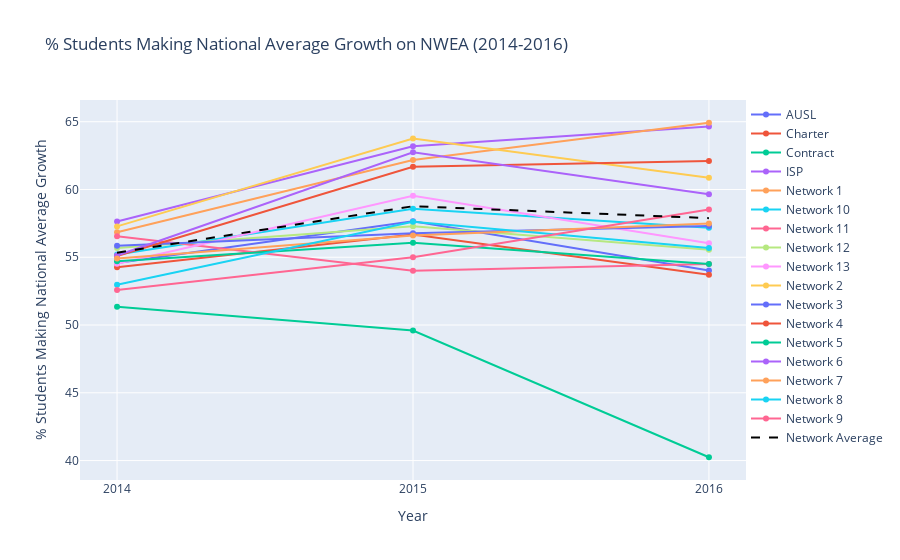

The notebook cell this image was saved under:
### Code cell
# Prepare data for plotting
traces = []
# Step 1: Data Preparation
# Calculate the mean '% Students Making National Average Growth' for each network and each year
network_avg_growth = nwda_growth_df.groupby('Network')[['2014 % Students Making National Average Growth', 
                                              '2015 % Students Making National Average Growth', 
                                              '2016 % Students Making National Average Growth']].mean().reset_index()

# Plotting each network's average growth as a separate line in the plot
for index, row in network_avg_growth.iterrows():
    trace = go.Scatter(
        x=['2014', '2015', '2016'],
        y=row[['2014 % Students Making National Average Growth', '2015 % Students Making National Average Growth', '2016 % Students Making National Average Growth']],
        mode='lines+markers',
        name=row['Network']
    )
    traces.append(trace)

# Adding the overall network average line
average_line = go.Scatter(
    x=['2014', '2015', '2016'],
    y=overall_avg_growth,
    mode='lines',
    name='Network Average',
    line=dict(color='black', dash='dash')
)

traces.append(average_line)

layout = go.Layout(
    title='% Students Making National Average Growth on NWEA (2014-2016)',
    xaxis=dict(title='Year'),
    yaxis=dict(title='% Students Making National Average Growth'),
    legend=dict(x=1, y=1)
)

fig = go.Figure(data=traces, layout=layout)
iplot(fig)

### Figure 1 — Plotly figure (JSON) as saved in the notebook; plotly's stock layout.template omitted (floating-point values rounded to 4 significant figures)
{"data": [{"mode": "lines+markers", "name": "AUSL", "type": "scatter", "x": ["2014", "2015", "2016"], "y": [54.58, 57.65, 54.03]}, {"mode": "lines+markers", "name": "Charter", "type": "scatter", "x": ["2014", "2015", "2016"], "y": [54.26, 56.69, 53.71]}, {"mode": "lines+markers", "name": "Contract", "type": "scatter", "x": ["2014", "2015", "2016"], "y": [51.34, 49.6, 40.25]}, {"mode": "lines+markers", "name": "ISP", "type": "scatter", "x": ["2014", "2015", "2016"], "y": [57.64, 63.18, 64.65]}, {"mode": "lines+markers", "name": "Network 1", "type": "scatter", "x": ["2014", "2015", "2016"], "y": [56.85, 62.18, 64.92]}, {"mode": "lines+markers", "name": "Network 10", "type": "scatter", "x": ["2014", "2015", "2016"], "y": [55.2, 58.58, 57.18]}, {"mode": "lines+markers", "name": "Network 11", "type": "scatter", "x": ["2014", "2015", "2016"], "y": [56.56, 54.01, 54.5]}, {"mode": "lines+markers", "name": "Network 12", "type": "scatter", "x": ["2014", "2015", "2016"], "y": [55.69, 57.28, 55.55]}, {"mode": "lines+markers", "name": "Network 13", "type": "scatter", "x": ["2014", "2015", "2016"], "y": [54.52, 59.54, 56.03]}, {"mode": "lines+markers", "name": "Network 2", "type": "scatter", "x": ["2014", "2015", "2016"], "y": [57.28, 63.76, 60.87]}, {"mode": "lines+markers", "name": "Network 3", "type": "scatter", "x": ["2014", "2015", "2016"], "y": [55.84, 56.78, 57.3]}, {"mode": "lines+markers", "name": "Network 4", "type": "scatter", "x": ["2014", "2015", "2016"], "y": [55.09, 61.67, 62.11]}, {"mode": "lines+markers", "name": "Network 5", "type": "scatter", "x": ["2014", "2015", "2016"], "y": [54.7, 56.06, 54.51]}, {"mode": "lines+markers", "name": "Network 6", "type": "scatter", "x": ["2014", "2015", "2016"], "y": [55.13, 62.75, 59.64]}, {"mode": "lines+markers", "name": "Network 7", "type": "scatter", "x": ["2014", "2015", "2016"], "y": [54.9, 56.6, 57.5]}, {"mode": "lines+markers", "name": "Network 8", "type": "scatter", "x": ["2014", "2015", "2016"], "y": [52.98, 57.63, 55.69]}, {"mode": "lines+markers", "name": "Network 9", "type": "scatter", "x": ["2014", "2015", "2016"], "y": [52.58, 55.0, 58.52]}, {"line": {"color": "black", "dash": "dash"}, "mode": "lines", "name": "Network Average", "type": "scatter", "x": ["2014", "2015", "2016"], "y": [55.34, 58.77, 57.89]}], "layout": {"legend": {"x": 1, "y": 1}, "title": {"text": "% Students Making National Average Growth on NWEA (2014-2016)"}, "xaxis": {"title": {"text": "Year"}}, "yaxis": {"title": {"text": "% Students Making National Average Growth"}}}}
